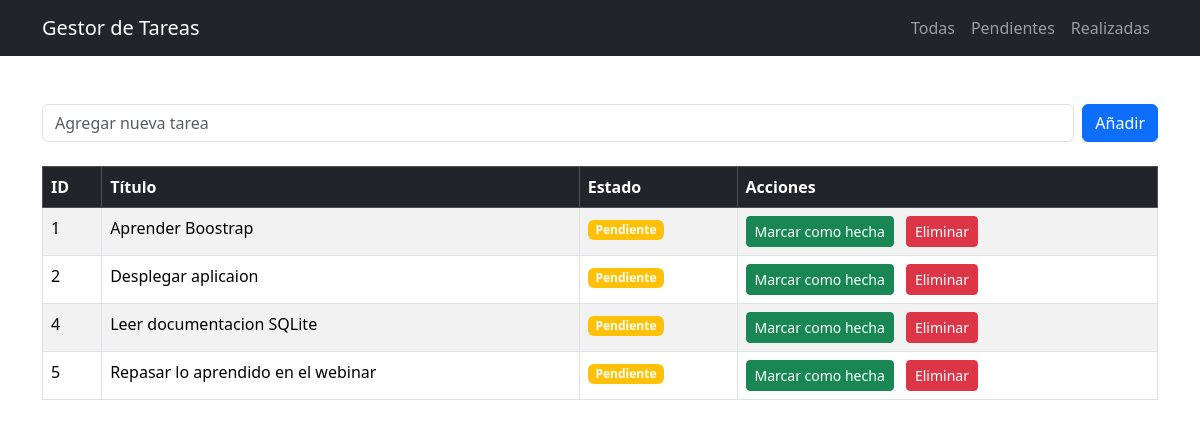
/pendientes, run on the app's committed database.
### tables this page shows
CREATE TABLE tareas(
        id INTEGER PRIMARY KEY AUTOINCREMENT,
        title TEXT NOT NULL,
        done  BOOLEAN NOT NULL DEFAULT 0
    );

### app.py (the view)
@app.route("/pendientes", methods=["GET"])
def pendientes():
    conexion = obtener_conexion()
    tareas = conexion.execute("SELECT * FROM tareas WHERE done = 0").fetchall()
    conexion.close()
    return render_template("index.html", tareas=tareas, title="Tareas Pendientes")

### app.py (called while the page is built)
def obtener_conexion():
    conexion = sqlite3.connect("tareas.db")
    conexion.row_factory = sqlite3.Row
    return conexion

### templates/index.html (shortened to what this page needs)
<!DOCTYPE html>
<html lang="es">
<head>
    <link rel="stylesheet" href="{{ url_for('static', filename='CSS/bootstrap.min.css') }}">
</head>
<body>
    <nav class="navbar navbar-expand-md navbar-dark bg-dark">
        <div class="container">
            <a href="{{ url_for('index') }}" class="navbar-brand">Gestor de Tareas</a>
            <div class="collapse navbar-collapse" id="navbarNav">
                <ul class="navbar-nav ms-auto"> <li class="nav-item">
                        <a href="{{ url_for('index') }}" class="nav-link">Todas</a>
                    </li>
                    <li class="nav-item">
                        <a href="{{ url_for('pendientes') }}" class="nav-link">Pendientes</a>
                    </li>
                    <li class="nav-item">
                        <a href="{{ url_for('realizadas') }}" class="nav-link">Realizadas</a>
                    </li>
                </ul>
            </div>
        </div>
    </nav>
    <div class="container py-5">
        <form method="POST" action="{{ url_for('add_tarea') }}" class="d-flex mb-4">
            <input type="text" name="title" class="form-control me-2" placeholder="Agregar nueva tarea" required>
            <button type="submit" class="btn btn-primary">Añadir</button>
        </form>
        {% if tareas %}
        <table class="table table-striped table-bordered table-hover">
            <thead class="table-dark">
                <tr>
                    <th>ID</th>
                    <th>Título</th>
                    <th>Estado</th>
                    <th>Acciones</th>
                </tr>
            </thead>
            <tbody>
                {% for tarea in tareas %}
                <tr>
                    <td>{{ tarea.id }}</td>
                    <td>{{ tarea.title }}</td>
                    <td>
                        {% if tarea.done %}
                            <span class="badge bg-success">Hecha</span>
                        {% else %}
                            <span class="badge bg-warning">Pendiente</span>
                        {% endif%}
                    </td>
                    <td>
                        {% if not tarea.done %}
                            <a href="{{ url_for('marcar_hecha', id=tarea.id) }}" class="btn btn-success btn-sm me-2">Marcar como hecha</a>
                        {% endif%}
                        <a href="{{ url_for('eliminar_tarea', id=tarea.id) }}" class="btn btn-danger btn-sm">Eliminar</a>
                    </td>
                </tr>
                {% endfor %}
            </tbody>
        </table>
        {% else %}
        <div class="alert alert-info" role="alert">
            No hay tareas para mostrar. ¡Añade una nueva!
        </div>
        {% endif %}
    </div>
</body>
</html>

### data on the page
tareas: id "1", title "Aprender Boostrap", done "Pendiente"
tareas: id "2", title "Desplegar aplicaion", done "Pendiente"
tareas: id "4", title "Leer documentacion SQLite", done "Pendiente"
tareas: id "5", title "Repasar lo aprendido en el webinar", done "Pendiente"
